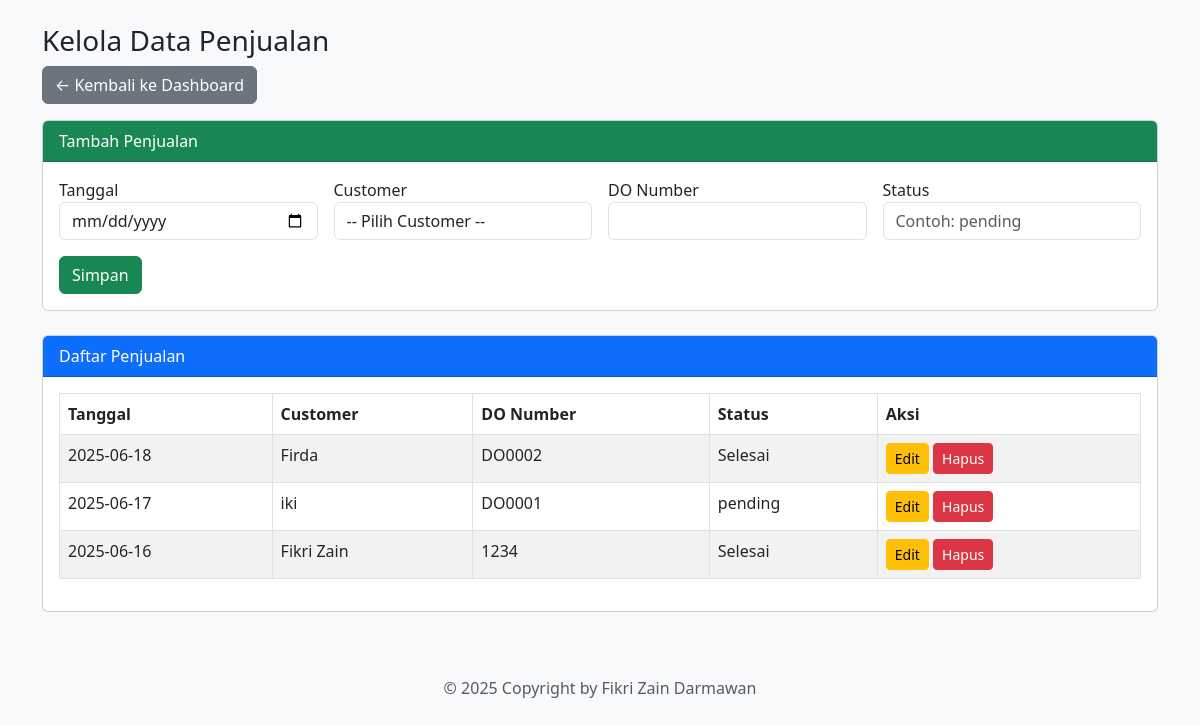
Page /petugas/pages/sales.php (signed in) on the committed database.
### tables this page shows
CREATE TABLE `sales` (
  `id_sales` int(11) NOT NULL,
  `tgl_sales` date DEFAULT NULL,
  `id_customer` int(11) DEFAULT NULL,
  `do_number` varchar(50) DEFAULT NULL,
  `status` varchar(50) DEFAULT NULL
);

CREATE TABLE `customer` (
  `id_customer` int(6) NOT NULL,
  `nama_customer` varchar(30) NOT NULL,
  `alamat` varchar(30) NOT NULL,
  `telp` text NOT NULL,
  `fax` text NOT NULL,
  `email` varchar(30) NOT NULL
);

### petugas/pages/sales.php (the view, shortened to what this page needs)
<?php
include '../../config/config.php';
?>
<!DOCTYPE html>
<html>
<head>
    <link href="https://cdn.jsdelivr.net/npm/bootstrap@5.3.0/dist/css/bootstrap.min.css" rel="stylesheet">
</head>
<body class="bg-light">
<div class="container mt-4">
    <h3>Kelola Data Penjualan</h3>
    <a href="../dashboard.php" class="btn btn-secondary mb-3">← Kembali ke Dashboard</a>
    <div class="card mb-4">
        <div class="card-header bg-success text-white">Tambah Penjualan</div>
        <div class="card-body">
            <form method="POST">
                <div class="row g-3">
                    <div class="col-md-3">
                        <label>Tanggal</label>
                        <input type="date" name="tgl_sales" class="form-control" required>
                    </div>
                    <div class="col-md-3">
                        <label>Customer</label>
                        <select name="id_customer" class="form-control" required>
                            <option value="">-- Pilih Customer --</option>
                        </select>
                    </div>
                    <div class="col-md-3">
                        <label>DO Number</label>
                        <input type="text" name="do_number" class="form-control" required>
                    </div>
                    <div class="col-md-3">
                        <label>Status</label>
                        <input type="text" name="status" class="form-control" placeholder="Contoh: pending" required>
                    </div>
                </div>
                <button type="submit" name="tambah" class="btn btn-success mt-3">Simpan</button>
            </form>
        </div>
    </div>
    <div class="card">
        <div class="card-header bg-primary text-white">Daftar Penjualan</div>
        <div class="card-body">
            <table class="table table-bordered table-striped">
                <thead>
                    <tr>
                        <th>Tanggal</th>
                        <th>Customer</th>
                        <th>DO Number</th>
                        <th>Status</th>
                        <th>Aksi</th>
                    </tr>
                </thead>
                <tbody>
                <?php
                $result = $conn->query("
                    SELECT s.*, c.nama_customer
                    FROM sales s
                    JOIN customer c ON s.id_customer = c.id_customer
                    ORDER BY s.id_sales DESC
                ");
                while ($row = $result->fetch_assoc()):
                ?>
                    <tr>
                        <td><?= $row['tgl_sales'] ?></td>
                        <td><?= $row['nama_customer'] ?></td>
                        <td><?= $row['do_number'] ?></td>
                        <td><?= $row['status'] ?></td>
                        <td>
                            <button class="btn btn-warning btn-sm" data-bs-toggle="modal" data-bs-target="#editModal<?= $row['id_sales'] ?>">Edit</button>
                            <a href="?hapus=<?= $row['id_sales'] ?>" class="btn btn-danger btn-sm" onclick="return confirm('Hapus penjualan ini?')">Hapus</a>
                        </td>
                    </tr>
                <?php endwhile; ?>
                </tbody>
            </table>
        </div>
    </div>
</div>
<footer class="text-center text-muted py-3 mt-5">
    &copy; 2025 Copyright by Fikri Zain Darmawan
</footer>
</body>
</html>

### rows in the picture
sales: tgl_sales "2025-06-18", id_customer.nama_customer "Firda", do_number "DO0002", status "Selesai"
sales: tgl_sales "2025-06-17", id_customer.nama_customer "iki", do_number "DO0001", status "pending"
sales: tgl_sales "2025-06-16", id_customer.nama_customer "Fikri Zain", do_number "1234", status "Selesai"
